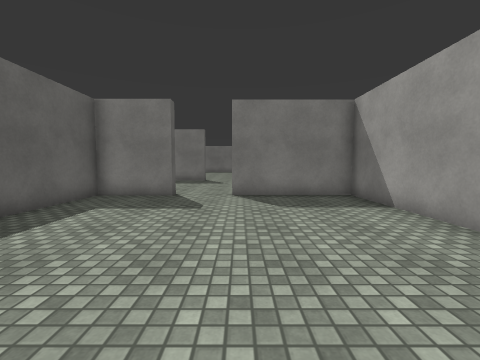
View 1 (above)

24 first-person views from a walk through a Unity game level. The camera is 1.2 m above the floor, tilts 4° down and sees 90° across. The floor is counted in squares, 1 m on a side. Each view is taken from the middle of a square. On the plan, view 1 faces up. The plan holds only what a view shows up to about 12 squares ahead; the rest is blank. The place goes on beyond the plan. Surface patterns are stand-ins for the level's own textures.

View 2
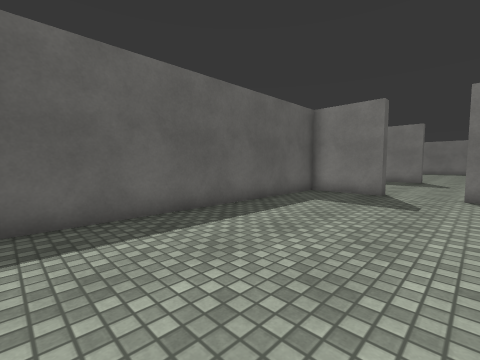

View 3
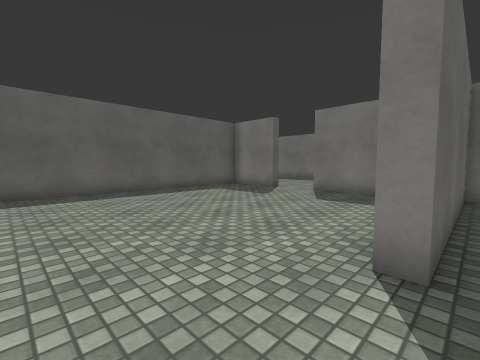

View 4
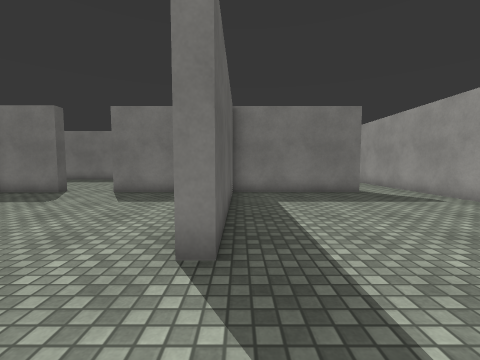

View 5
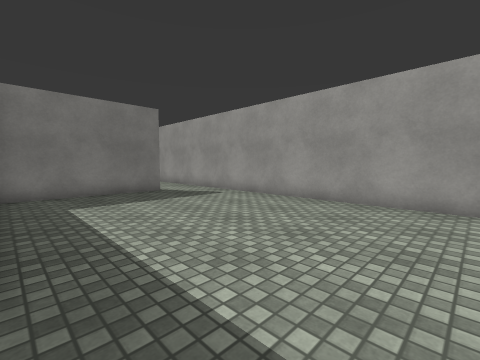

View 6
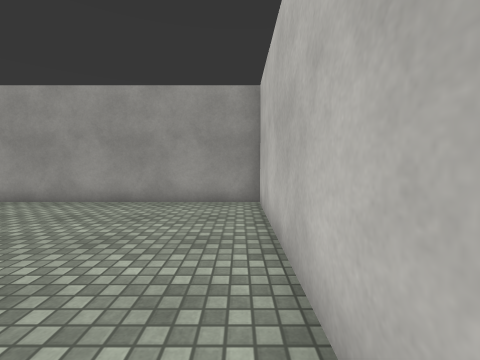

View 7
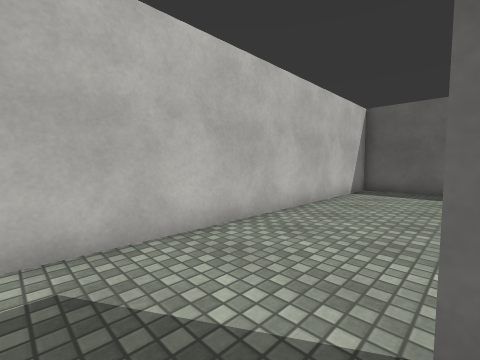

View 8
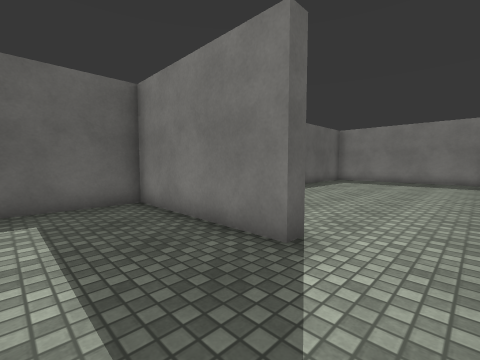

View 9
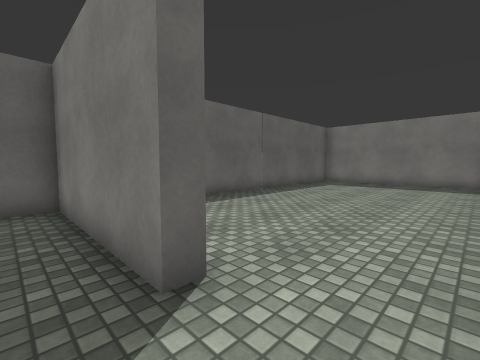

View 10
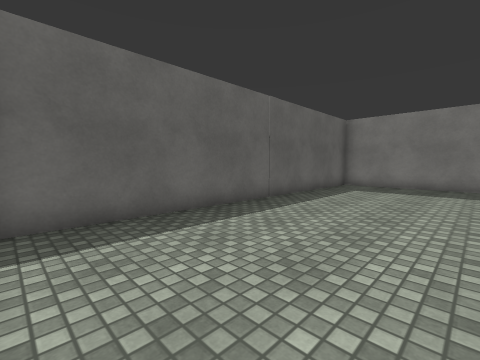

View 11
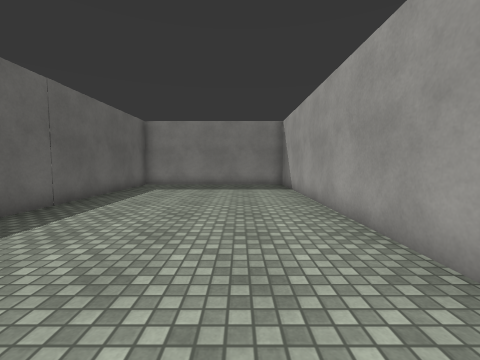

View 12
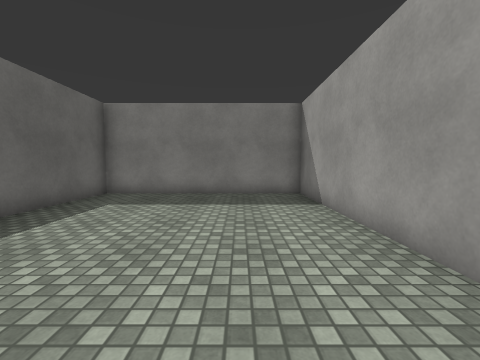

View 13
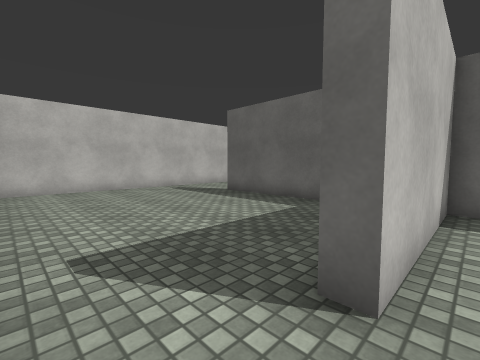

View 14
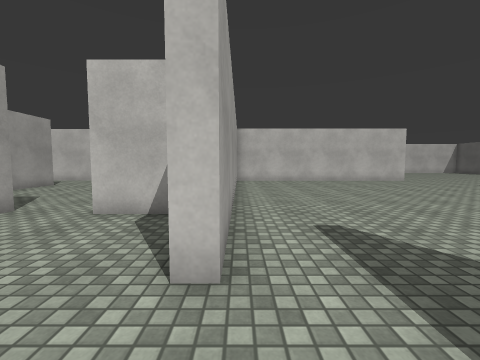

View 15
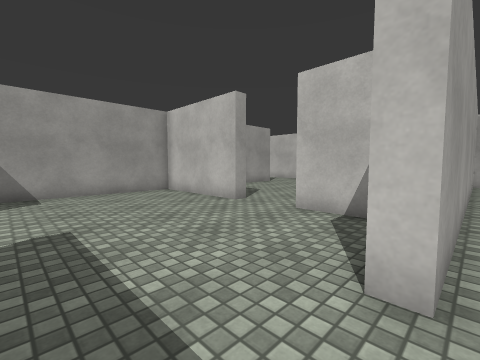

View 16
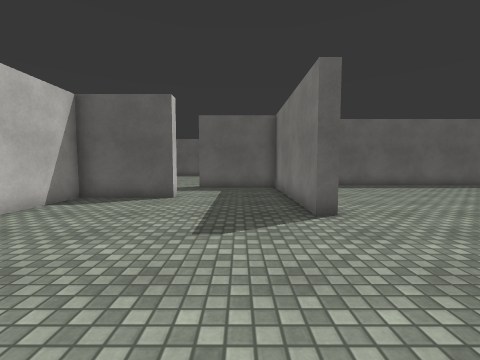

View 17
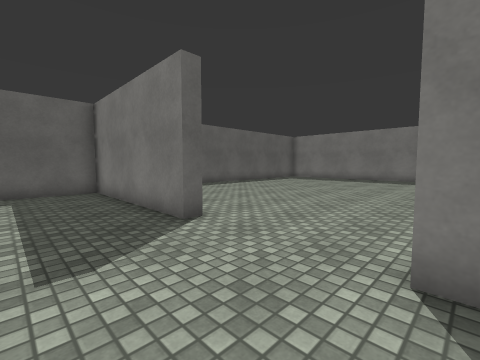

View 18
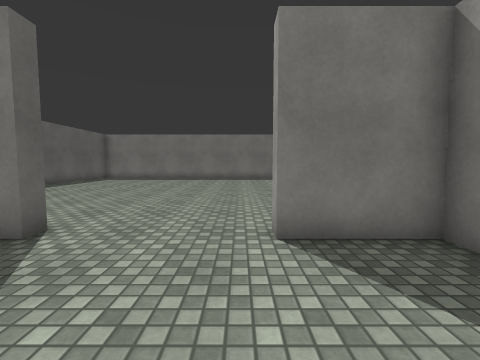

View 19
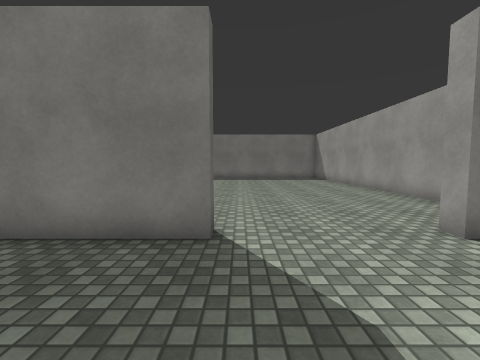

View 20
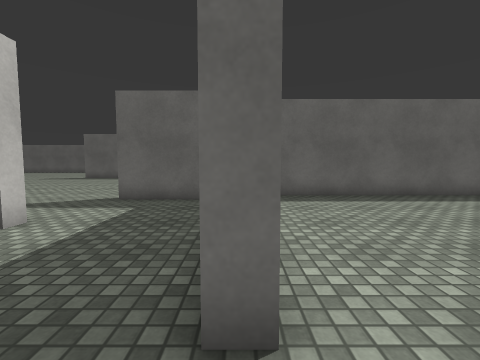

View 21
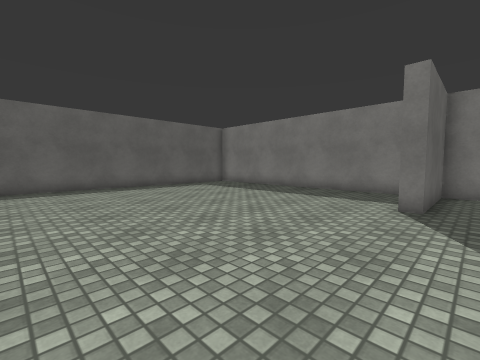

View 22
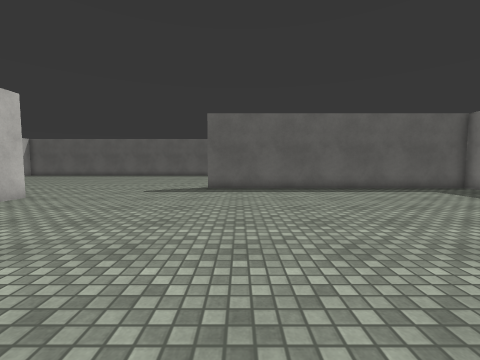

View 23
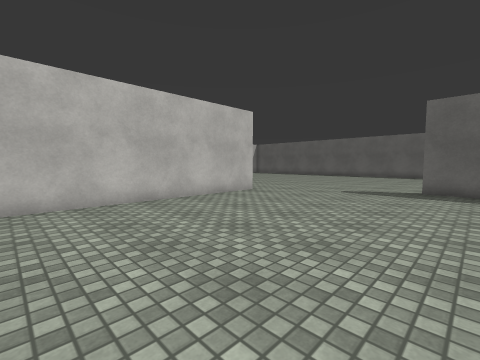

View 24
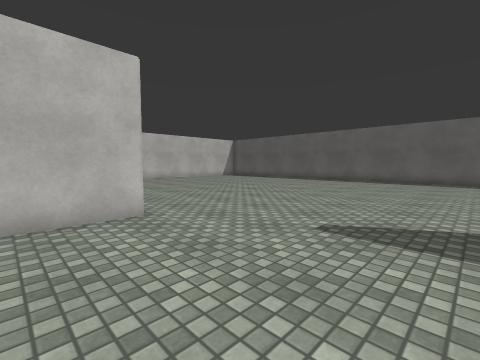

### Floor plan
Points are (right, up) in squares from view 1. A wall is a line through its corners. A room is listed if a view was taken in it or the views show most of it. See-through windows are left out.
Room 1 (views 1, 2)
walls: (4.2, 2.9) (4.2, 9) (-0.3, 9) (-0.3, 9.4); (-2.5, 9.4) (-2.5, 9) (-5.3, 9) (-5.3, -1.6) (2.4, -1.6)
ways out: opening at (3.3, 0) to room 2; opening at (-1.5, 9) to room 4
Room 2 (views 3, 4, 5, 6, 7, 8, 9, 13)
walls: (10, 9.4) (10, 9) (4.7, 9) (4.7, 1.9) (4.1, 1.9); (2.4, -1.6) (12.4, -1.6) (12.4, 10.6)
ways out: opening at (3.3, 0) to room 1; opening at (11, 9.7) to room 3
Room 3 (views 10, 11, 12)
walls: (12.4, 10.6) (12.4, 23.5) (4.7, 23.5) (4.7, 9.4) (10, 9.4)
ways out: opening at (11, 9.7) to room 2
Room 4 (views 14, 15, 16, 17, 18, 19, 20)
walls: (-2.5, 17.4) (-2.5, 16.8) (-8.9, 16.8) (-8.9, 13); (-5.8, 12.7) (-5.3, 12.7) (-5.3, 9.4) (-2.5, 9.4); (4.2, 20.2) (4.2, 25.1); (-0.3, 9.4) (4.2, 9.4) (4.2, 16.8) (1.6, 16.8) (1.6, 17.2); (-9.9, 25.5) (-9.9, 18.5)
ways out: opening at (-1.5, 9) to room 1; opening at (-7.5, 13) to room 5
Room 5 (views 21, 22, 23, 24)
walls: (-19.6, 16.8) (-20.4, 16.8) (-20.4, 4.4); (-17.4, -1.6) (-8.9, -1.6); (-8.9, 13) (-9.5, 13); (-10.1, 16.8) (-14.4, 16.8); (-5.8, 0.9) (-5.8, 12.7)
ways out: opening at (-7.5, 13) to room 4

Positions as (right, up) in squares from view 1, and headings:
1: (0, 0), facing up
2: (0, -1), facing up-left
3: (5, -1), facing up-left
4: (5, -1), facing up
5: (5, -1), facing up-right
6: (5, -1), facing right
7: (6, 2), facing down-left
8: (12, 6), facing up-left
9: (12, 8), facing up-left
10: (10, 10), facing up-left
11: (10, 10), facing up
12: (10, 14), facing up
13: (12, 10), facing down-left
14: (-6, 15), facing down
15: (-6, 15), facing down-right
16: (3, 15), facing left
17: (2, 14), facing up-left
18: (1, 13), facing up
19: (-2, 13), facing up
20: (-1, 17), facing left
21: (-8, 6), facing up-left
22: (-9, 6), facing left
23: (-9, 6), facing down-left
24: (-15, 4), facing down-left
